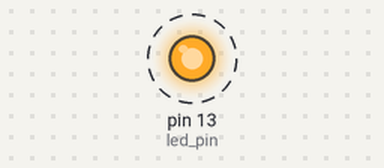
A sketch run on a simulated Teensy 3. On the bench: output pins drawn as LEDs (lit = HIGH). Dashed ring = blinking.

Above: at 1.5 s.
Timing chart, 0 to 5.6 s (numbered marks = the images above):
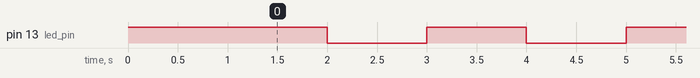

Measured:
- by itself, pin 13 (led_pin): alternates HIGH for 1.0 s and LOW for 1.0 s

The sketch:

teensy_metronome.ino
```cpp
// metronome over MIDI for Teensy 3.6
// using the Metro library https://www.pjrc.com/teensy/td_libs_Metro.html
// documentation https://github.com/thomasfredericks/Metro-Arduino-Wiring/wiki

#include <Metro.h>

#define led_pin 13
const int channel = 1;
bool met_state = false;
bool led_state = false;
Metro met = Metro(1000);

void setup() {
  // pin setup
  pinMode(led_pin, OUTPUT);
  // blink once after setup
  digitalWrite(led_pin, HIGH);
  delay(1000);
  digitalWrite(led_pin, LOW);
}

void loop() {
  // check if the time has passed
  if(met.check() == 1){
    // send the metronome as a note on the corresponding channel
    usbMIDI.sendNoteOn(60, 99, channel);
    met_state = true;
    // and alternate the led
    led_state = !led_state;
    digitalWrite(led_pin, led_state);
  } else {
    if(met_state){
      // send note off on the next loop
      usbMIDI.sendNoteOff(60, 0, channel);
      met_state = false;
    }
  }

  // discard MIDI messages
  while(usbMIDI.read()){
    ;
  }
}
```
